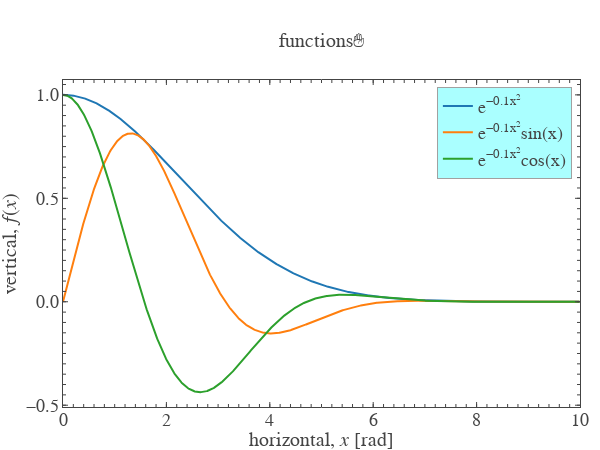

The notebook cell this image was saved under:
### Code cell
plt.show(scatter_list)

### Figure 1 — Plotly figure (JSON) as saved in the notebook; plotly's stock layout.template omitted (floating-point values rounded to 4 significant figures; data arrays with more than 128 entries replaced by an {"elided": "..."} marker saying what was removed)
{"data": [{"name": "e<sup>−0.1x<sup>2</sup></sup>", "type": "scatter", "uid": "44cc85bd-f799-47b4-8bdc-04228f45c80e", "x": {"elided": "1000 float values"}, "y": {"elided": "1000 float values"}}, {"name": "e<sup>−0.1x<sup>2</sup></sup>sin(x)", "type": "scatter", "uid": "7ebd5a9a-f9a1-4980-ae80-45a2a82201e7", "x": {"elided": "1000 float values"}, "y": {"elided": "1000 float values"}}, {"name": "e<sup>−0.1x<sup>2</sup></sup>cos(x)", "type": "scatter", "uid": "a5f44dcc-3a63-4ecb-be42-91b87696a14d", "x": {"elided": "1000 float values"}, "y": {"elided": "1000 float values"}}, {"type": "scatter", "uid": "6619b52d-8d30-49d0-aef7-e567f6bffc19", "visible": false, "xaxis": "x101", "yaxis": "y101"}, {"type": "scatter", "uid": "a171f7d6-c719-4e9a-9b25-eb1f5c5b72ea", "visible": false, "xaxis": "x201", "yaxis": "y201"}], "layout": {"font": {"family": "Arial", "size": 18}, "height": 450, "legend": {"bgcolor": "#aaffff", "borderwidth": 0.5, "x": 0.9833, "xanchor": "right", "y": 0.9778, "yanchor": "top"}, "margin": {"b": 0, "l": 0, "r": 20, "t": 80}, "showlegend": true, "title": {"font": {"size": 20}, "text": "functions✋", "xanchor": "center", "xref": "paper", "y": 0.9111, "yanchor": "middle", "yref": "container"}, "width": 600, "xaxis": {"anchor": "y", "automargin": true, "dtick": 2, "hoverformat": ".f", "range": [0, 10], "showgrid": false, "showline": false, "showticklabels": true, "tickfont": {"size": 18}, "ticklen": 5, "ticks": "inside", "title": {"font": {"size": 20}, "text": "horizontal, <i>x</i> [rad]"}, "zeroline": false}, "xaxis101": {"anchor": "y", "automargin": true, "dtick": 2, "overlaying": "x", "range": [0, 10], "scaleanchor": "x", "showgrid": false, "showline": false, "showticklabels": false, "side": "top", "ticklen": 5, "ticks": "inside", "zeroline": false}, "xaxis201": {"anchor": "y", "automargin": true, "dtick": 0.2, "mirror": "ticks", "overlaying": "x", "range": [0, 10], "scaleanchor": "x", "showgrid": false, "showline": true, "showticklabels": false, "ticklen": 3, "ticks": "inside", "zeroline": false}, "yaxis": {"anchor": "x", "automargin": true, "dtick": 0.5, "hoverformat": ".f", "range": [-0.5086, 1.072], "showgrid": false, "showline": false, "showticklabels": true, "tickfont": {"size": 18}, "tickformat": ".1f", "ticklen": 5, "tickprefix": " ", "ticks": "inside", "ticksuffix": " ", "title": {"font": {"size": 20}, "text": "vertical, <i>f</i>(<i>x</i>)<i></i>"}, "zeroline": false}, "yaxis101": {"anchor": "x", "automargin": true, "dtick": 0.5, "overlaying": "y", "range": [-0.5086, 1.072], "scaleanchor": "y", "showgrid": false, "showline": false, "showticklabels": false, "side": "right", "tickformat": ".1f", "ticklen": 5, "ticks": "inside", "zeroline": false}, "yaxis201": {"anchor": "x", "automargin": true, "dtick": 0.05, "mirror": "ticks", "overlaying": "y", "range": [-0.5086, 1.072], "scaleanchor": "y", "showgrid": false, "showline": true, "showticklabels": false, "tickformat": ".1f", "ticklen": 3, "ticks": "inside", "zeroline": false}}}
